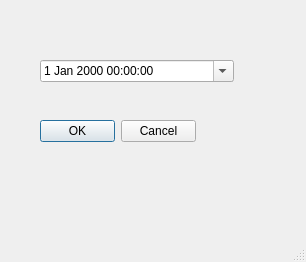
<?xml version="1.0" encoding="UTF-8"?>
<ui version="4.0">
 <class>MainWindow</class>
 <widget class="QMainWindow" name="MainWindow">
  <property name="geometry">
   <rect>
    <x>0</x>
    <y>0</y>
    <width>306</width>
    <height>262</height>
   </rect>
  </property>
  <property name="windowTitle">
   <string>MainWindow</string>
  </property>
  <widget class="QWidget" name="centralwidget">
   <widget class="QDialogButtonBox" name="buttonBox_check">
    <property name="geometry">
     <rect>
      <x>40</x>
      <y>120</y>
      <width>156</width>
      <height>23</height>
     </rect>
    </property>
    <property name="standardButtons">
     <set>QDialogButtonBox::Cancel|QDialogButtonBox::Ok</set>
    </property>
   </widget>
   <widget class="QDateTimeEdit" name="dateTimeEdit">
    <property name="geometry">
     <rect>
      <x>40</x>
      <y>60</y>
      <width>194</width>
      <height>22</height>
     </rect>
    </property>
    <property name="calendarPopup">
     <bool>true</bool>
    </property>
   </widget>
  </widget>
  <widget class="QMenuBar" name="menubar">
   <property name="geometry">
    <rect>
     <x>0</x>
     <y>0</y>
     <width>306</width>
     <height>23</height>
    </rect>
   </property>
  </widget>
  <widget class="QStatusBar" name="statusbar"/>
 </widget>
 <resources/>
 <connections/>
</ui>
